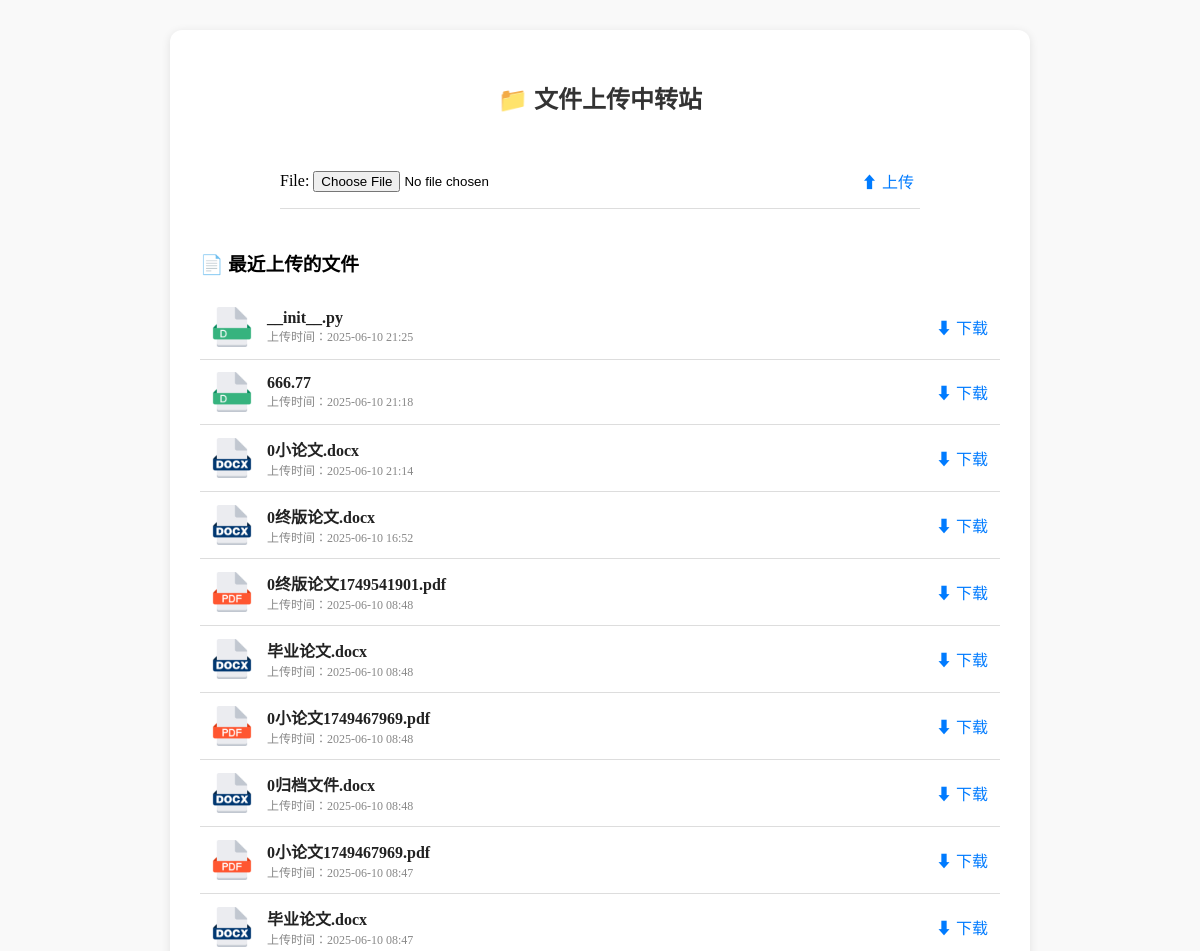
The app's page /upload/?all=1 (upper part), older data.
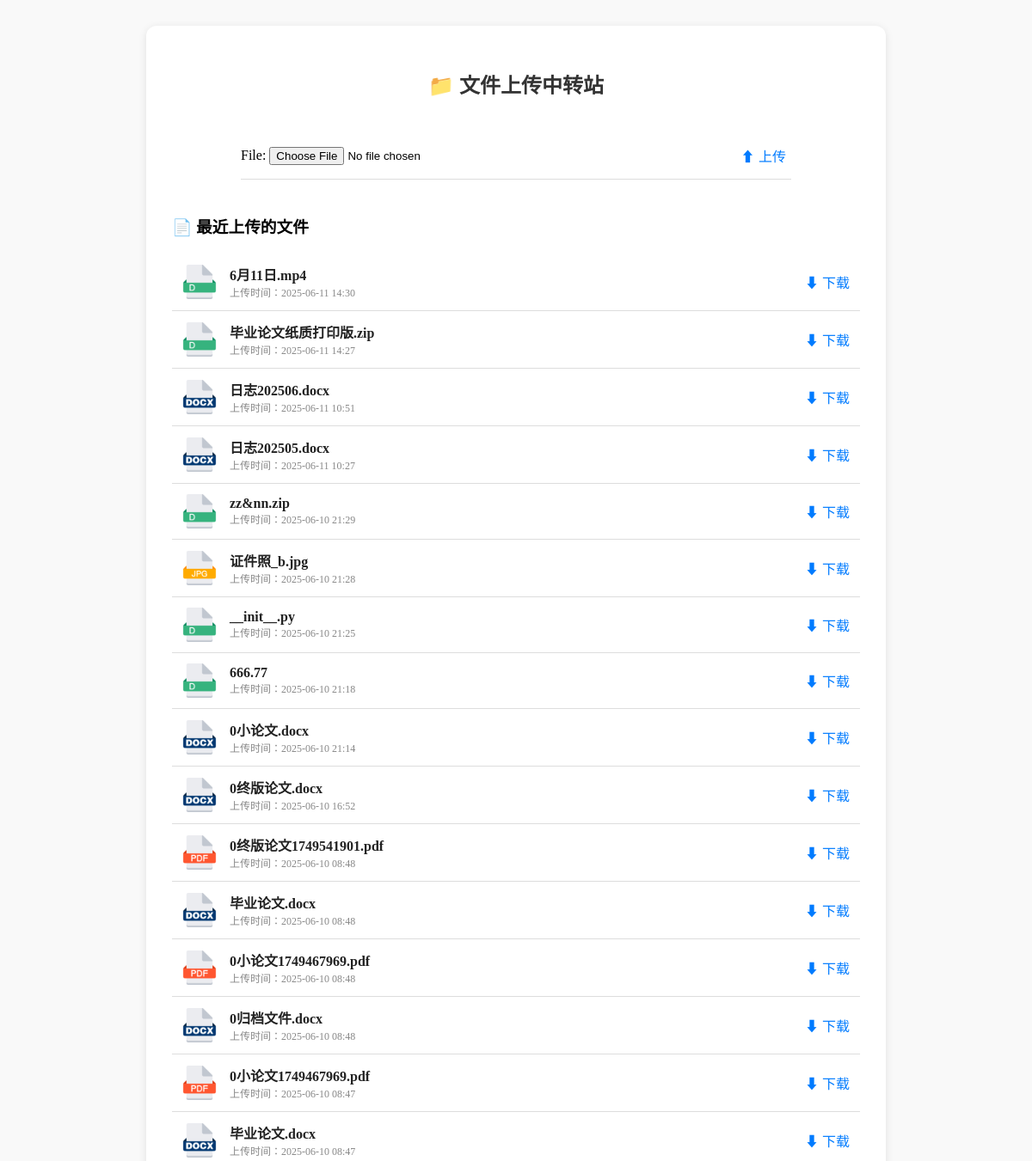
The same page, newer data.
### xmu/models.py (models this page shows, shortened)
class UploadedFile(models.Model):
    file = models.FileField(upload_to=user_directory_path)
    title = models.CharField(max_length=255)
    uploaded_at = models.DateTimeField(auto_now_add=True)
    def file_ext(self):
        return os.path.splitext(self.file.name)[1][1:].lower()

### xmu/views.py (the view)
# urls.py: path('upload/', views.upload_file, name='upload_file'),
def upload_file(request):
    if request.method == 'POST':
        form = UploadForm(request.POST, request.FILES)
        if form.is_valid():
            uploaded_file = form.save(commit=False)
            uploaded_file.title = request.FILES['file'].name
            uploaded_file.save()
            return redirect('upload_file')
    else:
        form = UploadForm()
    show_all = request.GET.get("all") == "1"
    if show_all:
        files = UploadedFile.objects.order_by('-uploaded_at')
    else:
        files = UploadedFile.objects.order_by('-uploaded_at')[:10]
    return render(request, 'upload.html', {
        'form': form,
        'files': files,
        'show_all': show_all
    })

### xmu/forms.py
class UploadForm(forms.ModelForm):
    class Meta:
        model = UploadedFile
        fields = ['file']

### xmu/templates/upload.html (shortened to what this page needs)
<!DOCTYPE html>
<html lang="en">
<head>
    {% load static %}
    <link rel="stylesheet" href="{% static 'css/upload.css' %}">
</head>
<body>
    <div class="container">
        <h2>📁 文件上传中转站</h2>
        <div class="upload-box">
            <form method="post" enctype="multipart/form-data" class="upload-form">
                {{ form.as_p }}
                <button type="submit" class="upload-button">⬆ 上传</button>
            </form>
        </div>
        <h3>📄 最近上传的文件</h3>
        {% for file in files %}
        <div class="file-entry">
            <div class="file-info">
                {% with ext=file.file_ext %}
                    <img class="file-icon"
                         src="{% static 'images/'|add:ext|add:'.png' %}"
                         onerror="this.src='{% static 'images/default.png' %}'"
                         alt="icon">
                {% endwith %}
                <div class="file-text">
                    <span class="file-title">{{ file.title }}</span>
                    <small class="file-time">上传时间：{{ file.uploaded_at|date:"Y-m-d H:i" }}</small>
                </div>
            </div>
            <a href="{% url 'download_file' file.id %}" class="download-button">⬇ 下载</a>
        </div>
        {% empty %}
            <p>暂无文件。</p>
        {% endfor %}
    </div>
</body>
</html>

Row changes from the older to the newer data that the page shows:
added UploadedFile: title "6月11日.mp4", uploaded_at "2025-06-11 14:30"
added UploadedFile: title "毕业论文纸质打印版.zip", uploaded_at "2025-06-11 14:27"
added UploadedFile: title "日志202506.docx", uploaded_at "2025-06-11 10:51"
added UploadedFile: title "日志202505.docx", uploaded_at "2025-06-11 10:27"
added UploadedFile: title "zz&nn.zip", uploaded_at "2025-06-10 21:29"
added UploadedFile: title "证件照_b.jpg", uploaded_at "2025-06-10 21:28"
